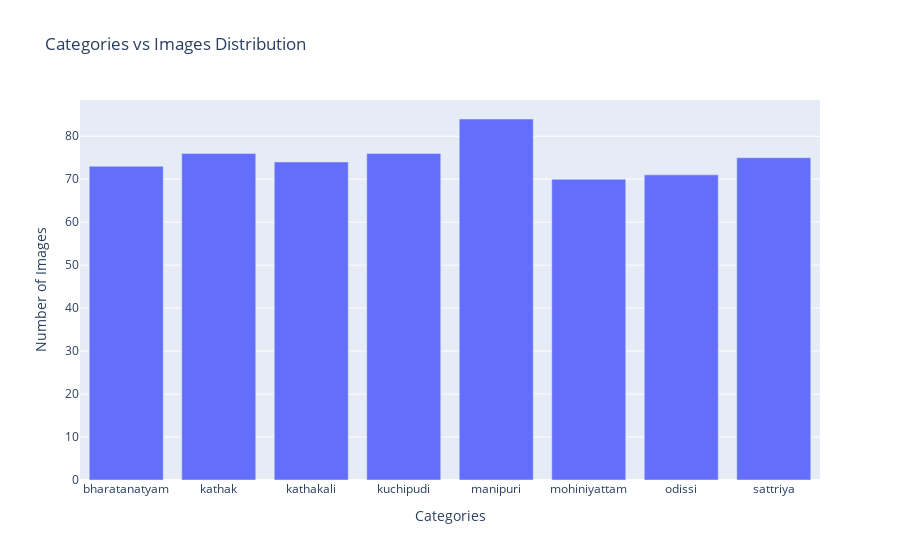

Here is the notebook cell this chart was saved with:
### Code cell
import plotly.graph_objs as go 
from plotly.offline import iplot, init_notebook_mode
init_notebook_mode()

trace = go.Bar(x = categories, y = b)
data = [trace]
layout = {"title":"Categories vs Images Distribution",
         "xaxis":{"title":"Categories","tickangle":0},
         "yaxis":{"title":"Number of Images"}}
fig = go.Figure(data = data,layout=layout)
iplot(fig)

### Figure 1 — Plotly figure (JSON) as saved in the notebook; plotly's stock layout.template omitted (floating-point values rounded to 4 significant figures)
{"data": [{"y": [73, 76, 74, 76, 84, 70, 71, 75], "x": ["bharatanatyam", "kathak", "kathakali", "kuchipudi", "manipuri", "mohiniyattam", "odissi", "sattriya"], "type": "bar"}], "layout": {"yaxis": {"title": {"text": "Number of Images"}}, "xaxis": {"tickangle": 0, "title": {"text": "Categories"}}, "title": {"text": "Categories vs Images Distribution"}}}
